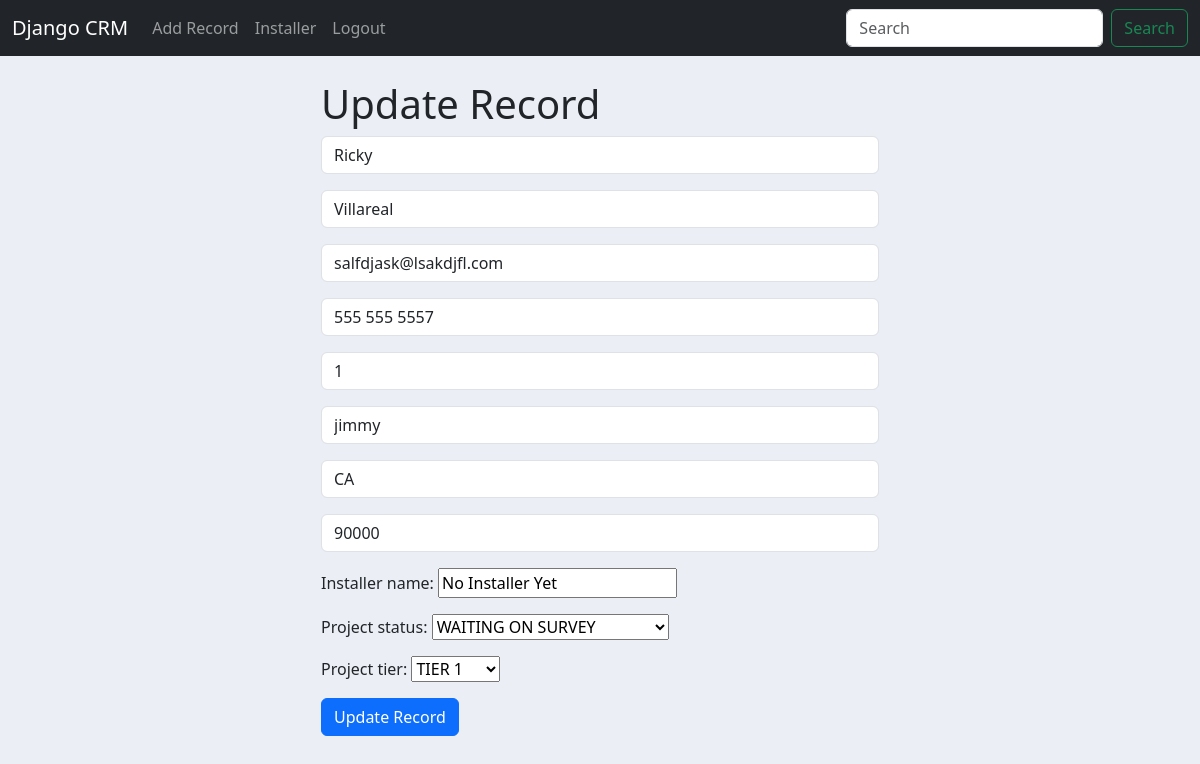
The app's page /update_record/3 (signed in), older data.
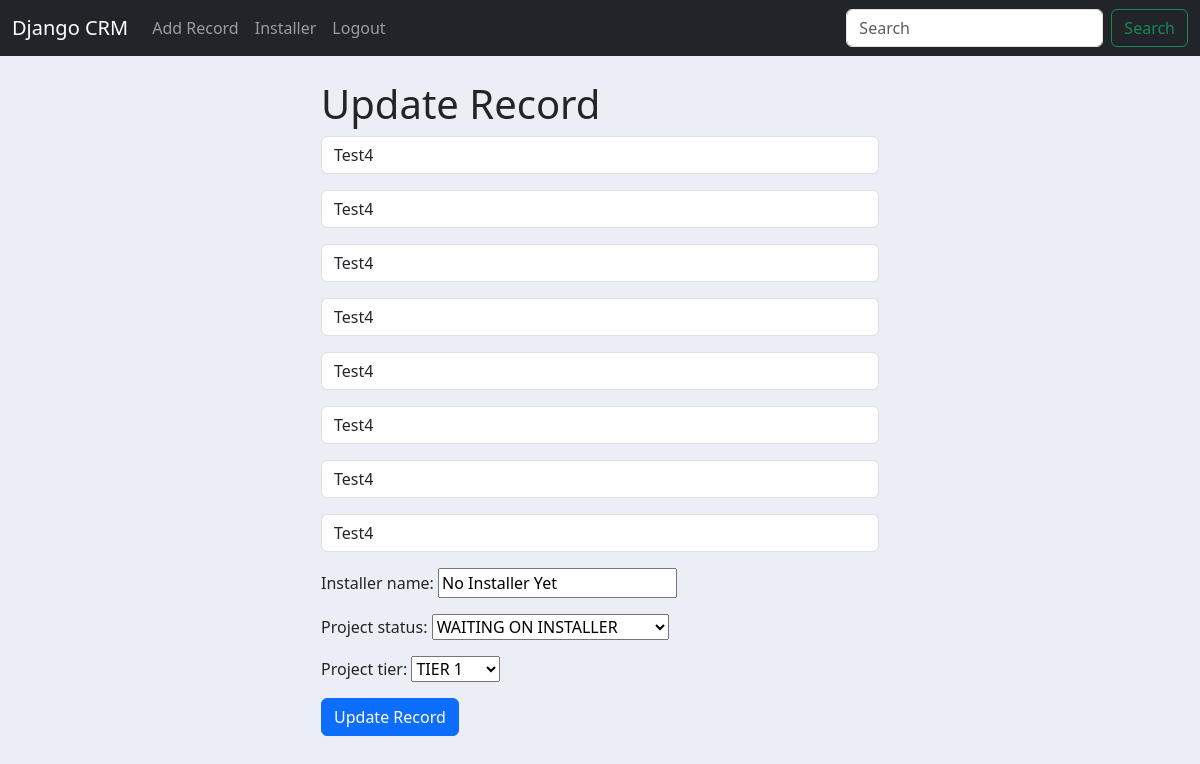
The same page, newer data.
### website/models.py (models this page shows, shortened)
class Record(models.Model):
    created_at = models.DateTimeField(auto_now_add=True)
    first_name = models.CharField(max_length = 50)
    last_name = models.CharField(max_length = 50)
    email = models.CharField(max_length = 75)
    phone = models.CharField(max_length = 12)
    address = models.CharField(max_length = 100)
    city = models.CharField(max_length = 50)
    state = models.CharField(max_length = 25)
    zipcode = models.CharField(max_length = 10)
    installer_name = models.CharField(max_length = 50, default = 'No Installer Yet')
    project_status = models.CharField(max_length = 50, choices=PROJECT_STATUS, default = 'Waiting on Survey')
    project_tier = models.CharField(max_length = 50, choices=PROJECT_TIERS, default = '')

### website/decorators.py (the view)
        def wrapper_func(request, *args, **kwargs):
            group = None
            if request.user.groups.exists():
                group = request.user.groups.all()[0].name
            if group in allowed_roles:
                return view_func(request, *args, **kwargs)
            else:
                messages.warning(request, "You don't have access to do this!", extra_tags='danger')
                return redirect(request.META.get('HTTP_REFERER', 'home'))

### website/views.py (called while the page is built)
@allowed_user(allowed_roles=['Admin'])
def update_record(request, pk):
    if request.user.is_authenticated:
        current_record = Record.objects.get(id=pk)
        form = AddRecordForm(request.POST or None, instance=current_record)
        if form.is_valid():
            form.save()
            messages.success(request, "Record Has Been Updated!", extra_tags='success')
            return redirect('home')
        return render(request, 'update_record.html', {'form':form})
    else:
        messages.success(request, "You must be logged in to Delete a Record!", extra_tags='warning')
        return redirect('home')

### website/templates/update_record.html (shortened to what this page needs)
{% extends 'base.html' %}
{% block content %}
<div class = "col-md-6 offset-md-3">
    <h1> Update Record </h1>
    <form method="POST">
        {{form.as_p}}
        <button type="submit" class="btn btn-primary">Update Record</button>
    </form>
</div>
{% endblock %}

Row changes from the older to the newer data that the page shows:
changed Record "No Installer Yet": first_name "Ricky" → "Test4"; last_name "Villareal" → "Test4"; email "salfdjask@lsakdjfl.com" → "Test4"; phone "555 555 5557" → "Test4"; address "1" → "Test4"; city "jimmy" → "Test4"; state "CA" → "Test4"; zipcode "90000" → "Test4"; project_status "WAITING ON SURVEY" → "WAITING ON INSTALLER"
